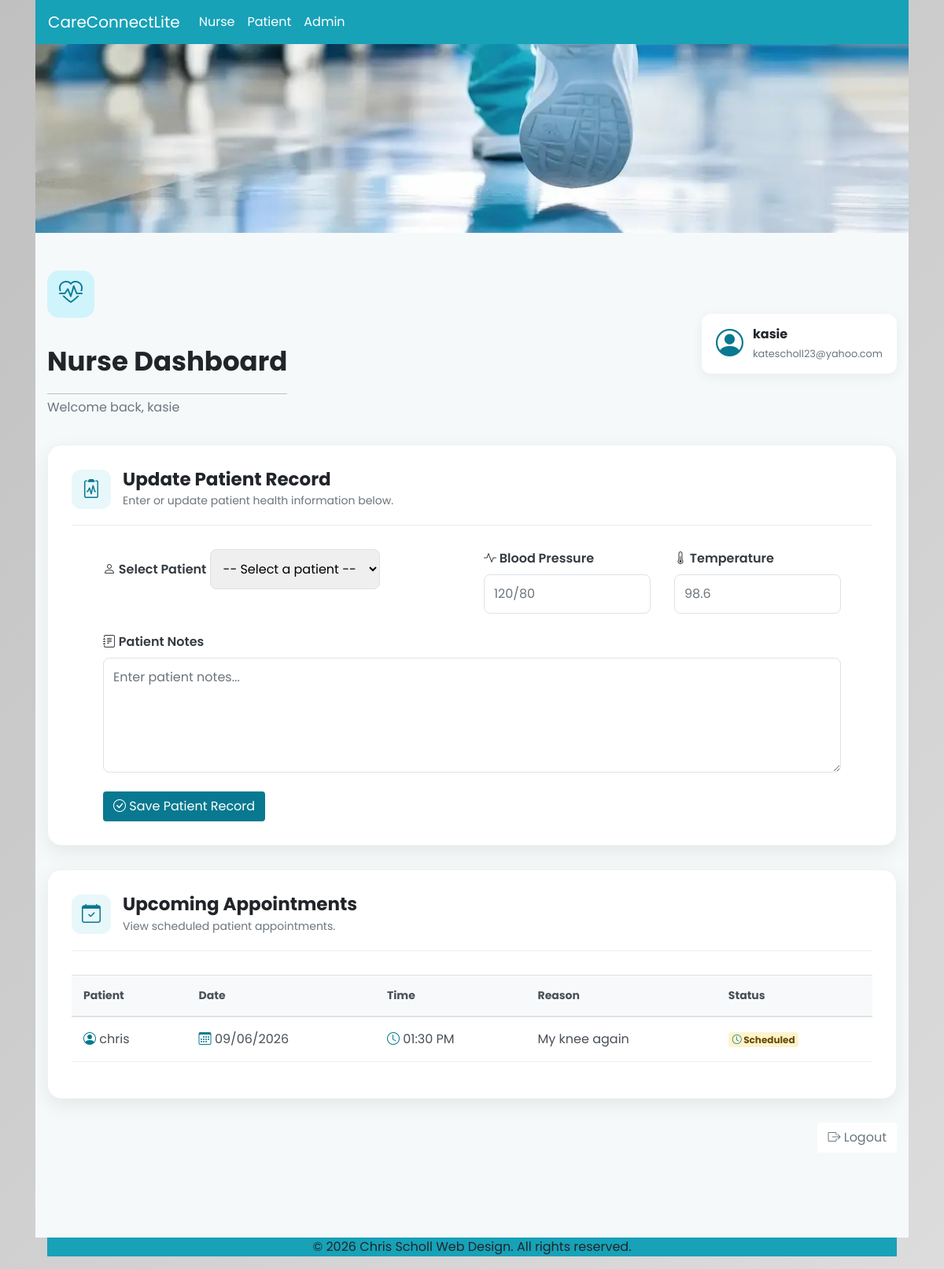
The page /nurse (signed in) on the database as committed earlier.
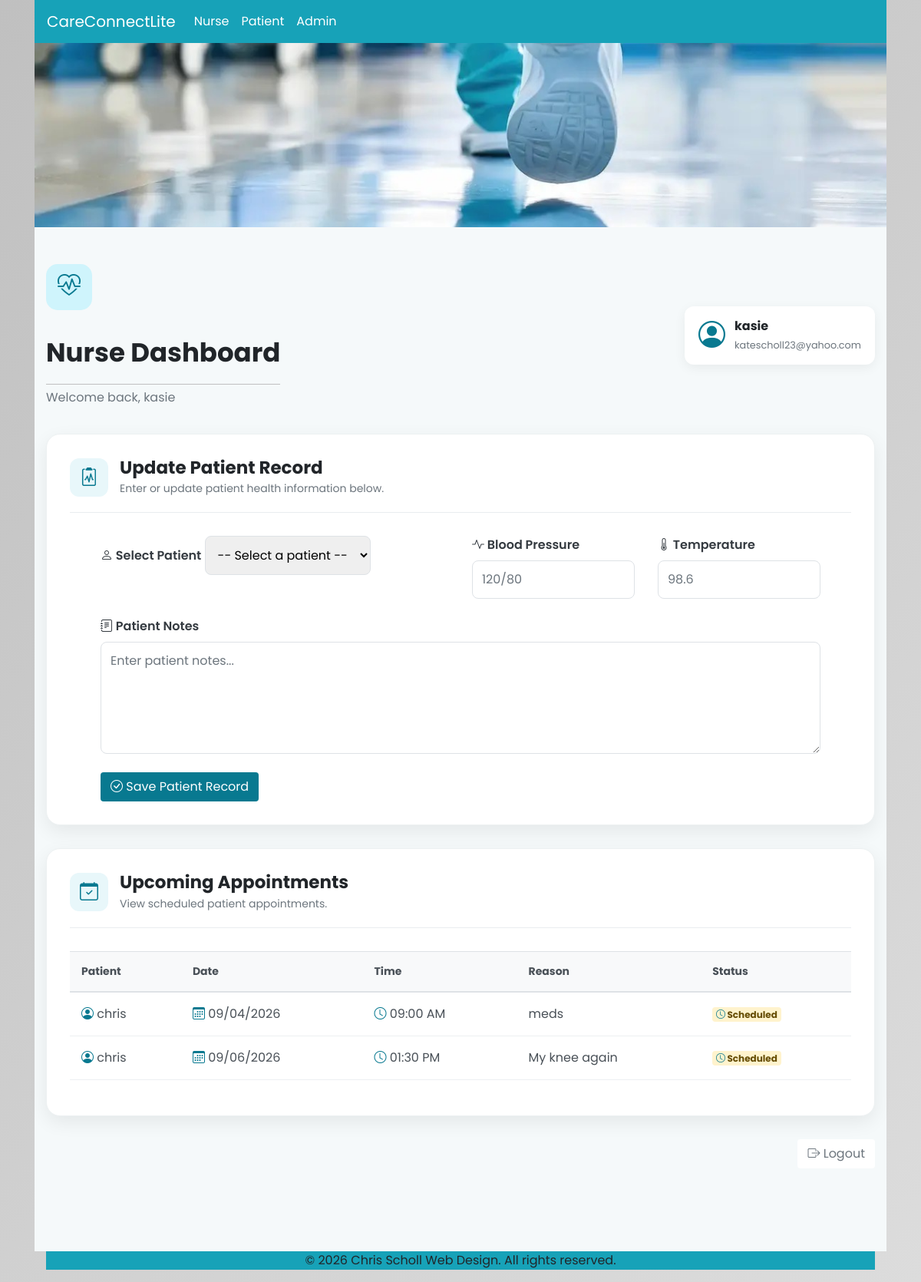
The same page on the database as committed later.
### models.py (models this page shows, shortened)
class Appointment(db.Model):
    id = db.Column(
        db.Integer,
        primary_key=True
    )
    patient_id = db.Column(
        db.Integer,
        db.ForeignKey("user.id"),
        nullable=False
    )
    appointment_date = db.Column(
        db.Date,
        nullable=False
    )
    appointment_time = db.Column(
        db.Time,
        nullable=False
    )
    reason = db.Column(
        db.String(255),
        nullable=False
    )
    status = db.Column(
        db.String(50),
        nullable=False,
        default="Scheduled"
    )
    created_at = db.Column(
        db.DateTime(timezone=True),
        default=lambda: datetime.now(timezone.utc),
        nullable=False
    )
    patient = db.relationship(
        "User",
        foreign_keys=[patient_id],
        back_populates="appointments"
    )

class User(db.Model, UserMixin):
    id = db.Column(db.Integer, primary_key=True)
    username = db.Column(
        db.String(100),
        unique=True,
        nullable=False
    )
    email = db.Column(
        db.String(50),
        unique=True,
        nullable=False
    )
    password = db.Column(
        db.String(100),
        nullable=False
    )
    role = db.Column(
        db.String(50),
        nullable=True,
        server_default="patient"
    )
    password_reset_ids = db.relationship(
        "PasswordResetId",
        backref="user",
        cascade="all, delete-orphan"
    )
    patient_record = db.relationship(
        "PatientRecord",
        foreign_keys="PatientRecord.patient_id",
        back_populates="patient",
        uselist=False,
        cascade="all, delete-orphan"
    )
    nurse_records = db.relationship(
        "PatientRecord",
        foreign_keys="PatientRecord.nurse_id",
        back_populates="nurse"
    )
    appointments = db.relationship(
        "Appointment",
        foreign_keys="Appointment.patient_id",
        back_populates="patient",
        cascade="all, delete-orphan"
    )

### app.py (the view, shortened to what this page needs)
@app.route('/nurse', methods=['GET', 'POST'])
@role_required('nurse')
def nurse():
    patients = db.session.scalars(
        select(User).where(User.role == "patient")
    ).all()
    appointments = db.session.scalars(
    select(Appointment)
    .where(
        Appointment.status == "Scheduled",
        Appointment.appointment_date >= datetime.now().date()
    )
    .order_by(
        Appointment.appointment_date,
        Appointment.appointment_time
    )
    ).all()
    return render_template(
        "nurse.html",
        patients=patients,
        appointments=appointments
    )

### app.py (called while the page is built)
@login_manager.user_loader
def load_user(user_id):
    return db.session.get(User, int(user_id))

def role_required(required_role):
    def decorator(f):
        @wraps(f)
        @login_required
        def decorated_function(*args, **kwargs):
            if current_user.role != required_role:
                flash("You do not have permission to view this page.", "danger")
                return redirect(url_for('login'))
            return f(*args, **kwargs)
        return decorated_function
    return decorator

### templates/nurse.html (shortened to what the changed rows need)
{% extends 'base.html' %}
{% block content %}
<div class="nurse-page">
    <div class="container py-5">
        <div class="nurse-header">
            <div>
                <h1>Nurse Dashboard</h1>
            </div>
        </div>
        <div class="dashboard-card appointments-card">
            {% if appointments %}
            <div class="table-responsive">
                <table class="table appointment-table">
                    <thead>
                        <tr>
                            <th>Patient</th>
                            <th>Date</th>
                            <th>Time</th>
                            <th>Reason</th>
                            <th>Status</th>
                        </tr>
                    </thead>
                    <tbody>
                        {% for appointment in appointments %}
                        <tr>
                            <td>
                                <i class="bi bi-person-circle me-2"></i>
                                {{ appointment.patient.username }}
                            </td>
                            <td>
                                <i class="bi bi-calendar3 me-1"></i>
                                {{ appointment.appointment_date.strftime('%m/%d/%Y') }}
                            </td>
                            <td>
                                <i class="bi bi-clock me-1"></i>
                                {{ appointment.appointment_time.strftime('%I:%M %p') }}
                            </td>
                            <td>
                                {{ appointment.reason }}
                            </td>
                            <td>
                                {% if appointment.status == 'confirmed' %}
                                    <span class="badge status-confirmed">
                                        <i class="bi bi-check-circle me-1"></i>
                                        Confirmed
                                    </span>
                                {% elif appointment.status == 'cancelled' %}
                                    <span class="badge status-cancelled">
                                        Cancelled
                                    </span>
                                {% else %}
                                    <span class="badge status-pending">
                                        <i class="bi bi-clock me-1"></i>
                                        {{ appointment.status }}
                                    </span>
                                {% endif %}
                            </td>
                        </tr>
                        {% endfor %}
                    </tbody>
                </table>
            </div>
            {% endif %}
        </div>
    </div>
</div>
{% endblock content %}

Rows that differ between the two databases and show on the page:
added Appointment: patient.username "chris", appointment_date "09/04/2026", appointment_time "09:00 AM", reason "meds", status "Scheduled"
